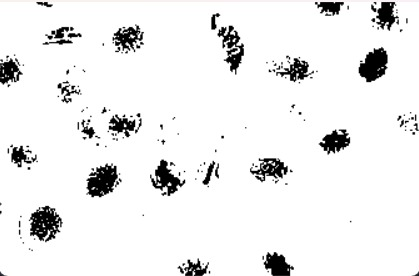
#> input picture Nomor7.jpg, 419 x 276 px, found by its file name
$ python 11_suplemen6_crop.py
#> lines starting #> are read from the running program, lines starting #| are printed output that depends on the picture
import cv2
import numpy as np
from matplotlib import pyplot as plt

imggambar = cv2.imread("./Nomor7.jpg", -1)
#> imggambar is the input picture: shape (276, 419, 3); mean B, G, R 236.9, 237, 237

# ===========
imgCropped = imggambar[50:150, 150:350]
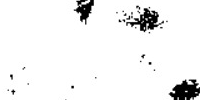
#> imgCropped: shape (100, 200, 3); min 0, max 255, mean 241.3
cv2.imshow('original size Image', imggambar)
cv2.imshow("citra hasil crop", imgCropped)
# cv2.imshow("citra hasil crop",imggambar)
cv2.waitKey(0)
cv2.destroyAllWindows

$ run again, with Nomor1.jpg copied over Nomor7.jpg
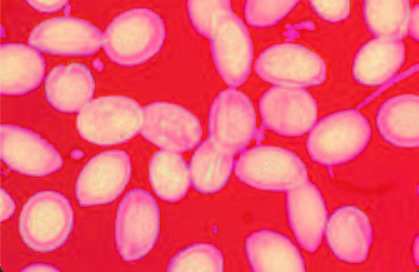
#> input picture Nomor1.jpg, 419 x 272 px, found by its file name
#> imggambar is the input picture: shape (272, 419, 3); mean B, G, R 110.3, 86.8, 240
#> `imgCropped = imggambar[50:150, 150:350]`:
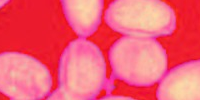
#> imgCropped: shape (100, 200, 3); mean B, G, R 117.2, 94.3, 243.5

$ run again, with Nomor3.jpg copied over Nomor7.jpg
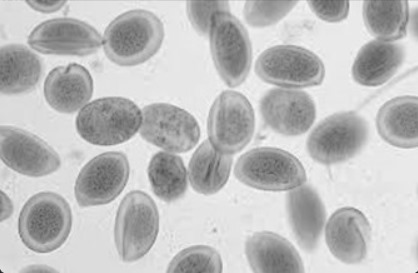
#> input picture Nomor3.jpg, 418 x 273 px, found by its file name
#> imggambar is the input picture: shape (273, 418, 3); mean B, G, R 190.1, 190.1, 190.1
#> `imgCropped = imggambar[50:150, 150:350]`:
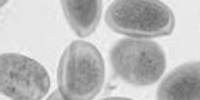
#> imgCropped: shape (100, 200, 3); min 104, max 247, mean 189.1
